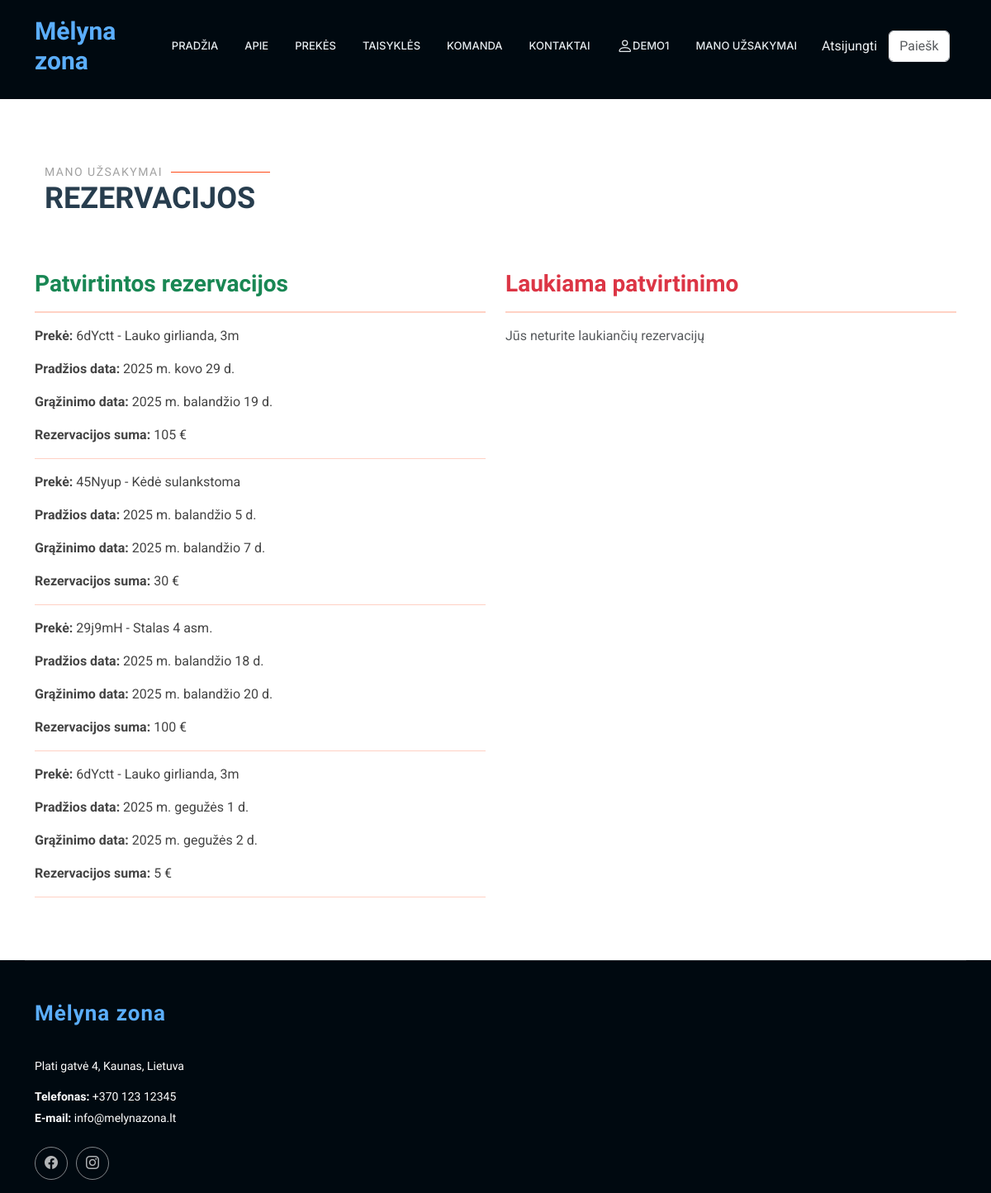
/rent/my-reservations/ (signed in), run on an earlier commit of the app's database.
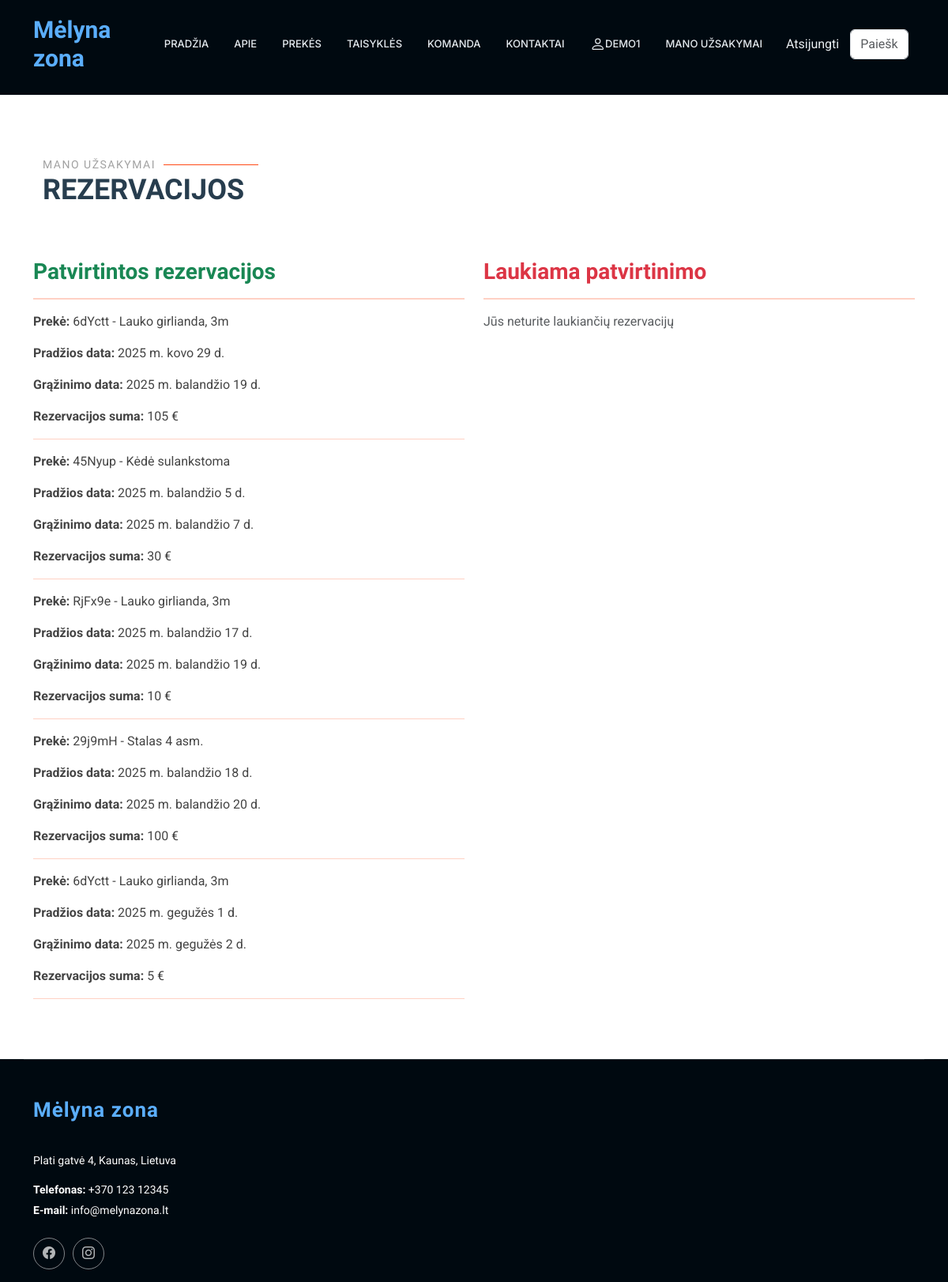
And on a later commit of the database.
### rent/models.py (models this page shows, shortened)
class Reservation(models.Model):
    status = models.ForeignKey(Status, on_delete=models.CASCADE, related_name='reservations_status',null=True, blank=True)
    start_date = models.DateField(verbose_name="Nuomos pradžios data", null=True, blank=True)
    end_date = models.DateField(verbose_name="Nuomos pabaigos datas", null=True, blank=True)
    customer = models.ForeignKey(User, on_delete=models.SET_NULL, null=True, blank=True, verbose_name="Klientas")
    is_approved = models.BooleanField(default=False, verbose_name="Ar patvirtinta", null=True, blank=True)
    approval_date = models.DateTimeField(verbose_name="Patvirtinimo data", null=True, blank=True)
    class Meta:
        verbose_name = "Rezervacija"
        verbose_name_plural = "Rezervacijos"
        ordering = ['start_date']
    def is_overdue(self):
        return self.end_date and date.today() > self.end_date
    def calculate_total_price(self):
        if self.start_date and self.end_date and self.status and self.status.product.price:
            num_days = (self.end_date - self.start_date).days
            return num_days * self.status.product.price
        return 0

class Status(models.Model):
    uuid = ShortUUIDField(help_text='Unikalus ID vienodams produktams')
    product = models.ForeignKey(to="Product", null=True, blank=True, on_delete=models.CASCADE, verbose_name="Produktas", related_name="product_status")
    customer = models.ForeignKey(to=User, null=True, blank=True, on_delete=models.SET_NULL, verbose_name="Klientas")
    reservations = models.ForeignKey(to="Reservation", on_delete=models.SET_NULL, null=True, blank=True, related_name="status_reservations")
    created_at = models.DateTimeField(auto_now_add=True, null=True, blank=True, verbose_name="Sukurta")
    LOAN_STATUS = (
        ('n', 'Laikinai neprieinama'),
        ('i', 'Išnuomota'),
        ('g', 'Prekę turime sandėlyje.'),
        ('r', 'Rezervuota'),
    )
    condition = models.CharField(max_length=1, choices=LOAN_STATUS, blank=True, default="a", verbose_name="Būsena")
    class Meta:
        ordering = ['due_date']
        verbose_name = "Produkto būsena"
        verbose_name_plural = "Produktų būsenos"
        ordering = ['-pk']

class Product(models.Model):
    name = models.CharField(verbose_name="Pavadinimas", max_length=100)
    price = models.IntegerField(verbose_name="Kaina", null=True, blank=True, help_text="Paros nuomos kaina")
    description = HTMLField(verbose_name="Aprašymas", max_length=1000, help_text='Trumpas produkto aprašymas', null=True, blank=True, default="")
    inv_no = models.CharField(verbose_name="Invenorizacijos numeris", max_length=100, null=True, blank=True, unique=True,
                              help_text="Veskite invenorizacijos numerį")
    quantity = models.IntegerField(verbose_name="Kiekis", null=True, blank=True, help_text="Kiekis")
    group = models. ForeignKey(to="Group", on_delete=models.SET_NULL, null=True, blank=True, verbose_name="Produktų grupės", help_text="Parinkite kokia grupei priklauso produktas")
    cover = models.ImageField(verbose_name="Paveikslėlis", upload_to='covers', null=True, blank=True)
    class Meta:
        verbose_name = "Prouktas"
        verbose_name_plural = "Produktai"
        ordering = ['inv_no']

### rent/views.py (the view)
# urls.py: path('my-reservations/', views.ReservationListView.as_view(), name='my_reservations'),
class ReservationListView(LoginRequiredMixin, generic.ListView):
    model = Reservation
    template_name = "my_reservations.html"
    context_object_name = "reservations"
    def get_context_data(self, **kwargs):
        context = super().get_context_data(**kwargs)
        context['approved_reservations'] = Reservation.objects.filter(
            customer=self.request.user, is_approved=True
        ).order_by('start_date')
        context['pending_reservations'] = Reservation.objects.filter(
            customer=self.request.user, is_approved=False
        ).order_by('start_date')
        return context

### rent/templates/my_reservations.html (shortened to what this page needs)
{% extends "base2.html" %}
{% load i18n %}
{% load static %}
{% block "content" %}
<section id="my_products" class="services section">
    <div class="container" data-aos="fade-up" data-aos-delay="100">
        <div class="container section-title" data-aos="fade-up">
            <h2>Mano užsakymai</h2>
            <p>Rezervacijos</p>
        </div>
        <div class="row">
            <div class="col-md-6">
                <h3 class="text-success"><strong>Patvirtintos rezervacijos</strong></h3>
                <hr style="border: none; height: 2px; background-color: #ff4a17"/>
                {% for reservation in approved_reservations %}
                <div class="reservation-card">
                    <p><strong>Prekė:</strong> {{ reservation.status.uuid|slice:":6" }} - {{ reservation.status.product.name }}</p>
                    <p><strong>Pradžios data:</strong> {{ reservation.start_date }}</p>
                    <p class="{% if reservation.is_overdue %}text-danger{% endif %}">
                        <strong>Grąžinimo data:</strong> {{ reservation.end_date }}
                    </p>
                    <p><strong>Rezervacijos suma:</strong> {{ reservation.calculate_total_price }} €</p>
                </div>
                <hr style="border: none; height: 1px; background-color: #ff4a17"/>
                {% empty %}
                <p class="text-muted">Jūs neturite patvirtintų rezervacijų</p>
                {% endfor %}
            </div>
            <div class="col-md-6">
                <h3 class="text-danger"><strong>Laukiama patvirtinimo</strong></h3>
                <hr style="border: none; height: 2px; background-color: #ff4a17"/>
                {% for reservation in pending_reservations %}
                <div class="reservation-card">
                    <p><strong>Prekė:</strong> {{ reservation.status.uuid|slice:":6" }} - {{ reservation.status.product.name }}</p>
                    <p><strong>Pradžios data:</strong> {{ reservation.start_date }}</p>
                    <p><strong>Pabaigos data:</strong> {{ reservation.end_date }}</p>
                    <p><strong>Rezervacijos suma:</strong> {{ reservation.calculate_total_price }} €</p>
                </div>
                <hr style="border: none; height: 1px; background-color: #dc3545;"/>
                {% empty %}
                <p class="text-muted">Jūs neturite laukiančių rezervacijų</p>
                {% endfor %}
            </div>
        </div>
    </div>
</section>
{% endblock %}

What changed in the data, as far as the page shows it:
added Reservation: status.uuid "RjFx9e", status.product.name "Lauko girlianda, 3m", start_date "2025 m. balandžio 17 d.", end_date "2025 m. balandžio 19 d.", calculate_total_price "10"
